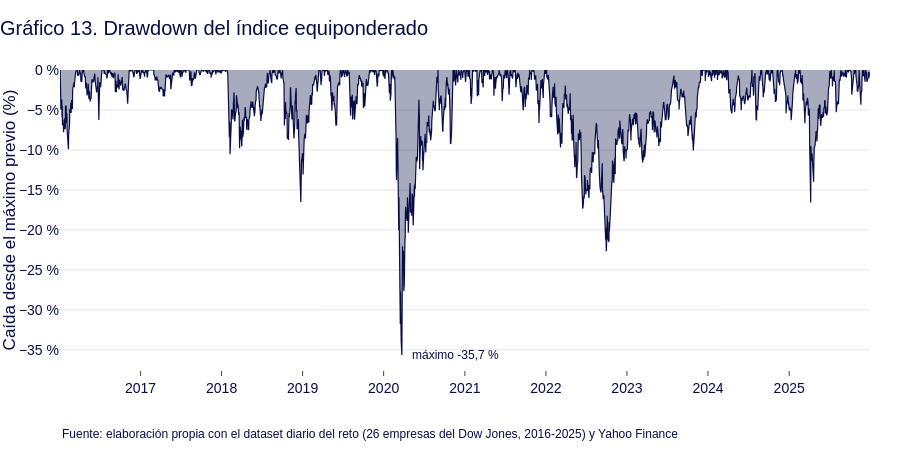

Notebook code for this chart:
### Markdown cell above
# 8. Drawdowns: cuánto se puede llegar a perder y cuánto se tarda en recuperar

### Code cell
def drawdown(nivel):
    nivel = nivel.dropna()
    return nivel / nivel.cummax() - 1


def episodios_drawdown(nivel, umbral=-0.10):
    """Caídas desde un máximo de más del umbral: fecha del máximo, del mínimo y de la recuperación."""
    dd = drawdown(nivel)
    grupo = (dd == 0).cumsum()
    filas = []
    for _, tramo in dd.groupby(grupo):
        if tramo.min() > umbral:
            continue
        posicion = dd.index.get_loc(tramo.index[-1])
        recuperacion = dd.index[posicion + 1] if posicion + 1 < len(dd) else pd.NaT
        filas.append({"maximo": tramo.index[0].date(), "minimo": tramo.idxmin().date(),
                      "recuperacion": recuperacion.date() if pd.notna(recuperacion) else "sin recuperar",
                      "caida": tramo.min(), "sesiones_hasta_minimo": dd.index.get_loc(tramo.idxmin()) - dd.index.get_loc(tramo.index[0]),
                      "sesiones_total": len(tramo)})
    return pd.DataFrame(filas).sort_values("caida")


dd_mercado = drawdown(indice_ew)
imprimir("Caídas del mercado de más del 10 %:")
imprimir(episodios_drawdown(indice_ew).assign(caida=lambda d: d["caida"].map("{:.1%}".format)).to_string(index=False))

relleno = "rgba({}, {}, {}, 0.35)".format(*(int(ROJO[i:i + 2], 16) for i in (1, 3, 5)))
fig = go.Figure(go.Scatter(
    x=dd_mercado.index, y=100 * dd_mercado, mode="lines", fill="tozeroy", fillcolor=relleno,
    line=dict(color=ROJO, width=1.2),
    hovertemplate="%{x|%d/%m/%Y}<br>Caída desde el máximo previo: %{y:.1f} %<extra></extra>"))
fig.add_annotation(x=dd_mercado.idxmin().strftime("%Y-%m-%d"), y=100 * dd_mercado.min(), text=texto_es(f"máximo {dd_mercado.min():.1%}"),
                   xanchor="left", xshift=8, showarrow=False, font=dict(size=12, color=TINTA_2))
fig.update_layout(title="Gráfico 13. Drawdown del índice equiponderado", showlegend=False,
                  yaxis=dict(title="Caída desde el máximo previo (%)", ticksuffix=" %"))
fechas_plotly(fig)
guardar_interactivo(fig, "descriptivo_g13_drawdown_mercado", alto=450)

### Figure 1 — Plotly figure (JSON) as saved in the notebook; plotly's stock layout.template omitted (floating-point values rounded to 4 significant figures; data arrays with more than 128 entries replaced by an {"elided": "..."} marker saying what was removed)
{"data": [{"fill": "tozeroy", "fillcolor": "rgba(7, 14, 70, 0.35)", "hovertemplate": "%{x|%d/%m/%Y}<br>Caída desde el máximo previo: %{y:.1f} %<extra></extra>", "line": {"color": "#070E46", "width": 1.2}, "mode": "lines", "type": "scatter", "x": {"elided": "2514 str values"}, "y": {"elided": "2514 float values"}}], "layout": {"annotations": [{"font": {"color": "#070E46", "size": 12}, "showarrow": false, "text": "máximo -35,7 %", "x": "2020-03-23", "xanchor": "left", "xshift": 8, "y": -35.65}, {"font": {"color": "#070E46", "size": 12}, "showarrow": false, "text": "Fuente: elaboración propia con el dataset diario del reto (26 empresas del Dow Jones, 2016-2025) y Yahoo Finance", "x": 0, "xanchor": "left", "xref": "paper", "y": 0, "yanchor": "top", "yref": "paper", "yshift": -55}], "height": 450, "margin": {"b": 80}, "separators": ",.", "showlegend": false, "title": {"text": "Gráfico 13. Drawdown del índice equiponderado"}, "xaxis": {"tickformatstops": [{"dtickrange": [null, 2332800000], "value": "%d/%m/%Y"}, {"dtickrange": [2332800000, 28380000000.0], "value": "%m/%Y"}, {"dtickrange": [28380000000.0, null], "value": "%Y"}]}, "yaxis": {"ticksuffix": " %", "title": {"text": "Caída desde el máximo previo (%)"}}}}
